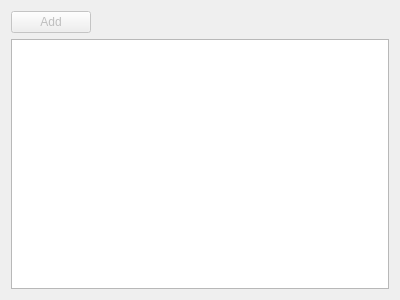
<?xml version="1.0" encoding="UTF-8"?>
<ui version="4.0">
 <class>InstantPower4lampsWdgt</class>
 <widget class="QWidget" name="InstantPower4lampsWdgt">
  <property name="geometry">
   <rect>
    <x>0</x>
    <y>0</y>
    <width>400</width>
    <height>300</height>
   </rect>
  </property>
  <property name="windowTitle">
   <string>Form</string>
  </property>
  <layout class="QGridLayout" name="gridLayout">
   <item row="0" column="0">
    <widget class="QPushButton" name="pushButton">
     <property name="enabled">
      <bool>false</bool>
     </property>
     <property name="text">
      <string>Add</string>
     </property>
    </widget>
   </item>
   <item row="0" column="1">
    <spacer name="horizontalSpacer">
     <property name="orientation">
      <enum>Qt::Horizontal</enum>
     </property>
     <property name="sizeHint" stdset="0">
      <size>
       <width>293</width>
       <height>20</height>
      </size>
     </property>
    </spacer>
   </item>
   <item row="1" column="0" colspan="2">
    <widget class="QTableView" name="tableView"/>
   </item>
  </layout>
 </widget>
 <resources/>
 <connections/>
</ui>
